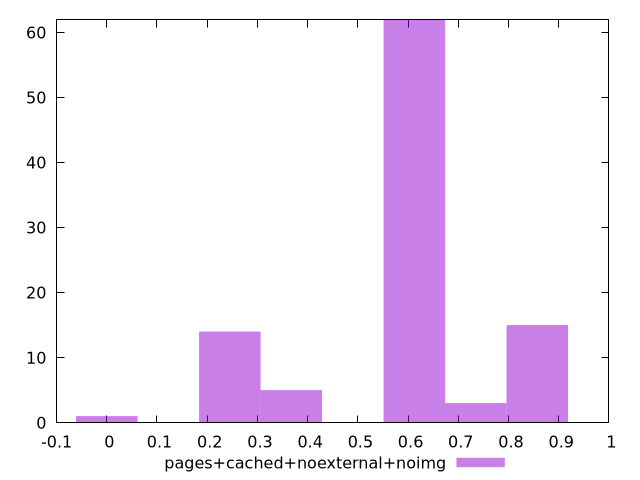

Source code (gnuplot):
$_pagesCachedNoexternalNoimg <<EOF
0.24498671506643346 14
0.8574535027325171 15
0.6124667876660836 62
0.3674800725996502 5
0.7349601451993004 3
0 1
EOF
set key outside below
set terminal pngcairo
set output "report_00006_2020-11-02T20-21-41.718Z/cumulative-layout-shift/pages+cached+noexternal+noimg//hist.png"
set yrange [0:62]
set boxwidth 0.12249335753321673
set style fill transparent solid 0.5 noborder
plot $_pagesCachedNoexternalNoimg title "pages+cached+noexternal+noimg" with boxes ,
